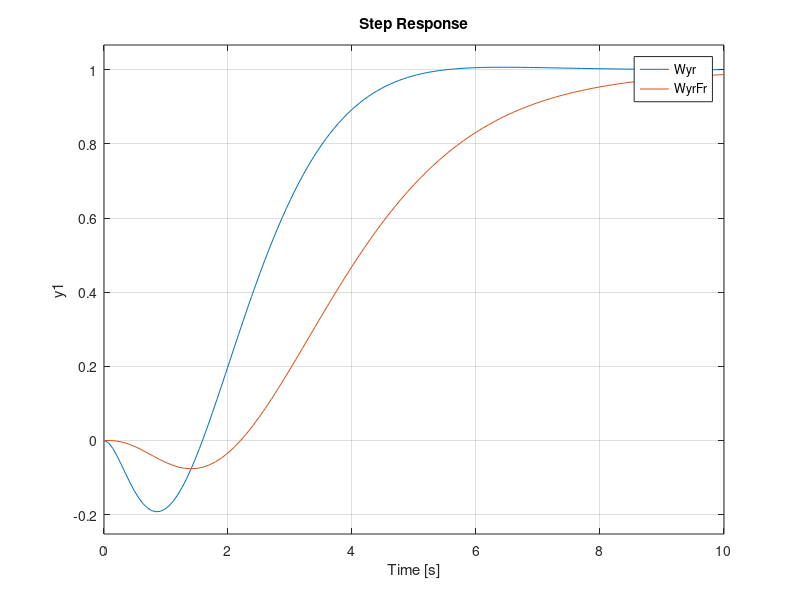
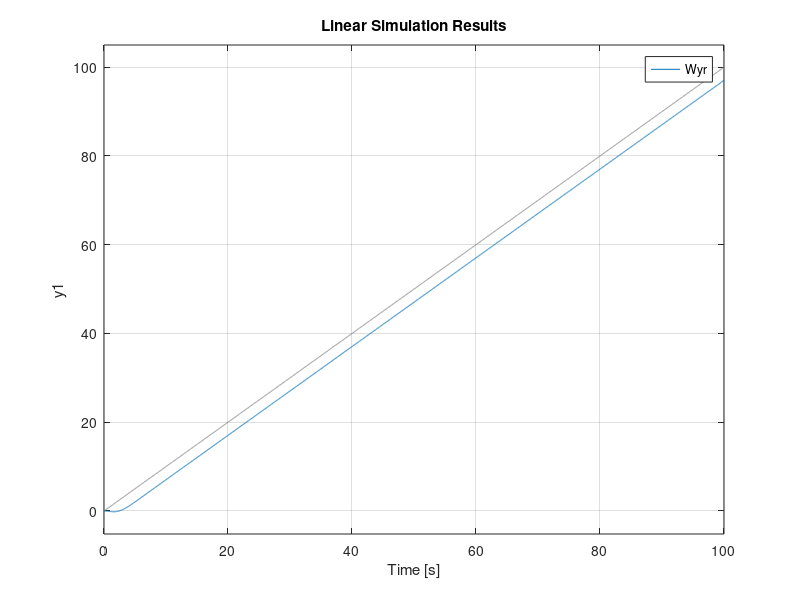
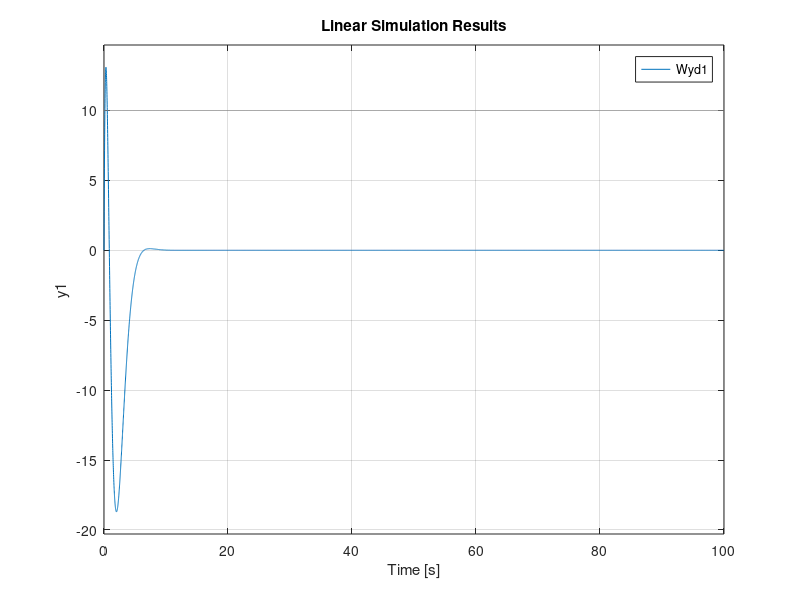

The MATLAB script that drew these images, in order:
% Esercitazione Controlli Automatici 2024

% Specifiche del controllore C(s):
% - Errore a regime < 10% per riferimento a rampa
% - Overshoot <= 20%
% - Tempo di assestamento t_s il più piccolo possibile
% - Design per controllare asintoticamente un
%   disturbo sull'impianto d1 = 10

clc;
clearvars;
close all;

s = tf("s");
P = 10 * (s - 1) / (s^2 + 4 * s + 8);

% Design del filtro H(s) per controllare asintoticamente un
% disturbo sull'impianto d1 = 10
H = 1; % retroazione unitaria

% figure;
% bode(H);
% grid on;

% Errore a regime e_ss < 0.1 * R per riferimento a rampa.
% Poichè P(s) è di tipo 0, aggiungiamo un polo nell'origine per far
% diventare la P(s) di tipo 1 e anche per la reiezione del disturbo
% sull'impianto d1, che per un riferimento a rampa
% presenta un e_ss = R / K_P * K_C, valida solo se:
% p_P + p_C - q + 1 = 0,  che in questo caso è vero perchè 
% p_P = 1 (perchè la P(s) ha un polo nell'origine), p_C = 0 e q = 2
% (per la rampa).
K_P = dcgain(P); % -1.25
K_C = 8; % |K_C| >= 8

h = 1;
C1 = K_C / s^h;
% controlSystemDesigner(P, C1);

% Dopo un'analisi a tentativi il controllore che rispetta meglio
% le specifiche richieste è il seguente:
C = -0.27027 / s^h;
L = C * P * H;

% figure;
% margin(L);
% grid on;
% 
% figure;
% rlocus(L);
% grid on;
% 
% figure;
% nyquist(L);
% grid on;

% Risposta al gradino
Wyr = minreal(P * C / (1 + L));

% figure;
% step(Wyr);
% grid on;

% Overshoot circa 0.681% e tempo di assestamento
% ts = 4.91 secondi. Aggiungiamo un filtro Fr
ts = 4.91;
tau_fr = ts / 3;
Fr = 1 / (1 + tau_fr * s);
WyrFr = minreal(Fr * P * C / (1 + L));

figure;
step(Wyr, WyrFr);
grid on;

% Simulazione del sistema per riferimento a rampa e
% disturbo sull'impianto d1
Ts = 0.01;
t = 0:Ts:100;
d1 = 10 * ones(length(t), 1)';
ramp = t;

figure;
lsim(Wyr, ramp, t);
grid on;

Wyd1 = minreal(P / (1 + L));

figure;
lsim(Wyd1, d1, t);
grid on;













